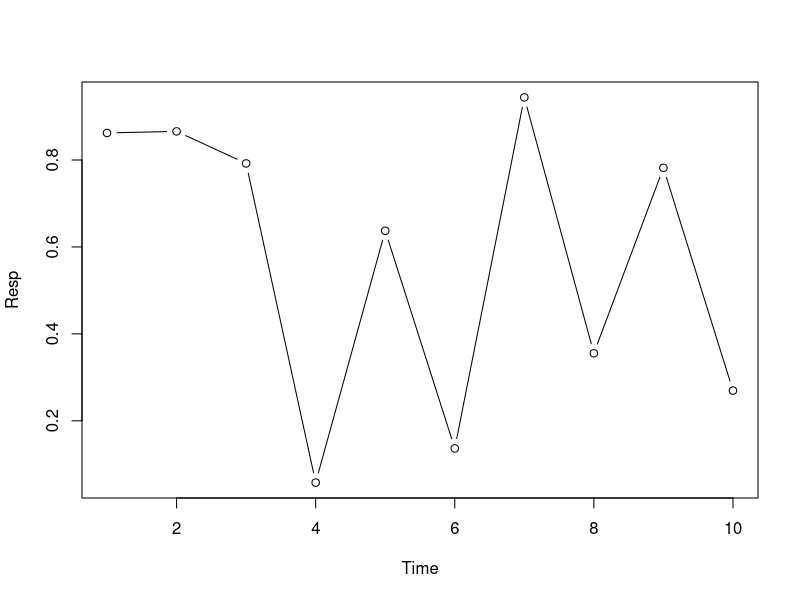
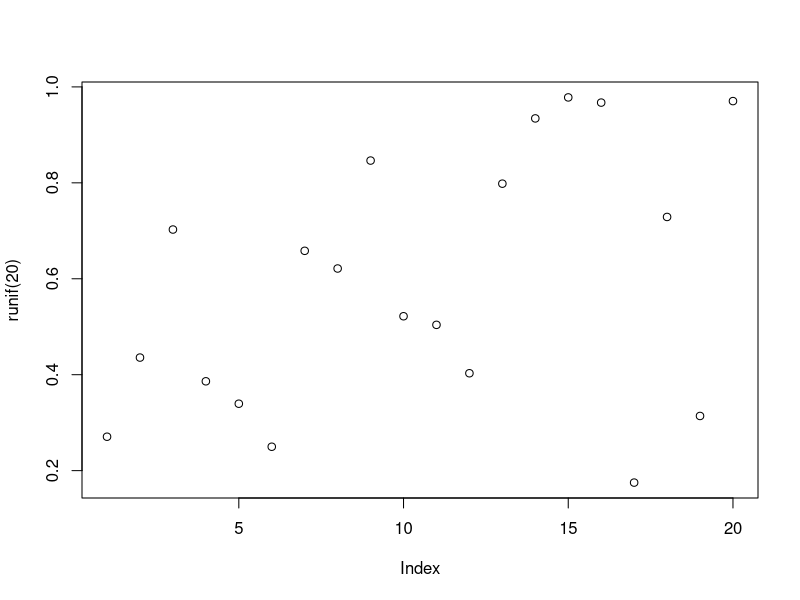

R code for these plots, in order:
## ------------------------------------------------------------------------
# Annotation/comment
Time <- seq(1,10) # seq. makes integer sequence
print(Time)   # shows contents
Resp <- runif(10) #random uniform (runif), gives 10 random uniforms
print(Resp)
plot(x=Time, y=Resp, type="b") #b is both  point and line connecting 


## ------------------------------------------------------------------------
plot(runif(20))
print(seq(1,5))

